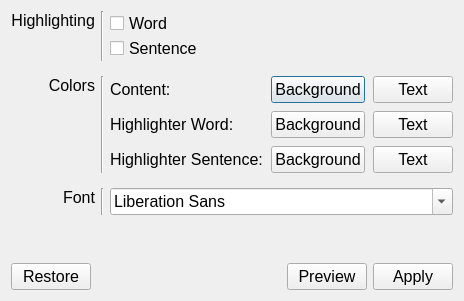
<?xml version="1.0" encoding="UTF-8"?>
<ui version="4.0">
 <class>ColorSettings</class>
 <widget class="QDialog" name="ColorSettings">
  <property name="geometry">
   <rect>
    <x>0</x>
    <y>0</y>
    <width>463</width>
    <height>301</height>
   </rect>
  </property>
  <property name="font">
   <font>
    <pointsize>12</pointsize>
   </font>
  </property>
  <property name="windowTitle">
   <string>Highlighting, Colors, and Fonts</string>
  </property>
  <layout class="QVBoxLayout" name="verticalLayout_2">
   <item>
    <layout class="QGridLayout" name="gridLayout_3" rowstretch="0,0,0">
     <property name="verticalSpacing">
      <number>15</number>
     </property>
     <item row="2" column="0">
      <widget class="QLabel" name="label_9">
       <property name="text">
        <string>Font</string>
       </property>
       <property name="alignment">
        <set>Qt::AlignRight|Qt::AlignTop|Qt::AlignTrailing</set>
       </property>
      </widget>
     </item>
     <item row="2" column="1">
      <widget class="Line" name="line_5">
       <property name="orientation">
        <enum>Qt::Vertical</enum>
       </property>
      </widget>
     </item>
     <item row="1" column="0">
      <widget class="QLabel" name="label_7">
       <property name="text">
        <string>Colors</string>
       </property>
       <property name="alignment">
        <set>Qt::AlignRight|Qt::AlignTop|Qt::AlignTrailing</set>
       </property>
      </widget>
     </item>
     <item row="1" column="2">
      <layout class="QFormLayout" name="formLayout">
       <property name="fieldGrowthPolicy">
        <enum>QFormLayout::AllNonFixedFieldsGrow</enum>
       </property>
       <property name="horizontalSpacing">
        <number>8</number>
       </property>
       <property name="verticalSpacing">
        <number>8</number>
       </property>
       <item row="0" column="0">
        <widget class="QLabel" name="label_6">
         <property name="text">
          <string>Content:</string>
         </property>
        </widget>
       </item>
       <item row="0" column="1">
        <layout class="QHBoxLayout" name="horizontalLayout_3">
         <item>
          <widget class="QPushButton" name="contentBackgroundButton">
           <property name="text">
            <string>Background</string>
           </property>
          </widget>
         </item>
         <item>
          <widget class="QPushButton" name="contentTextButton">
           <property name="text">
            <string>Text</string>
           </property>
          </widget>
         </item>
         <item>
          <spacer name="horizontalSpacer_3">
           <property name="orientation">
            <enum>Qt::Horizontal</enum>
           </property>
           <property name="sizeHint" stdset="0">
            <size>
             <width>40</width>
             <height>20</height>
            </size>
           </property>
          </spacer>
         </item>
        </layout>
       </item>
       <item row="1" column="0">
        <widget class="QLabel" name="label_4">
         <property name="text">
          <string>Highlighter Word:</string>
         </property>
        </widget>
       </item>
       <item row="1" column="1">
        <layout class="QHBoxLayout" name="horizontalLayout_4">
         <item>
          <widget class="QPushButton" name="highlighterBackgroundButton">
           <property name="text">
            <string>Background</string>
           </property>
          </widget>
         </item>
         <item>
          <widget class="QPushButton" name="highlighterTextButton">
           <property name="text">
            <string>Text</string>
           </property>
          </widget>
         </item>
         <item>
          <spacer name="horizontalSpacer_2">
           <property name="orientation">
            <enum>Qt::Horizontal</enum>
           </property>
           <property name="sizeHint" stdset="0">
            <size>
             <width>40</width>
             <height>20</height>
            </size>
           </property>
          </spacer>
         </item>
        </layout>
       </item>
       <item row="2" column="0">
        <widget class="QLabel" name="label_5">
         <property name="text">
          <string>Highlighter Sentence:</string>
         </property>
        </widget>
       </item>
       <item row="2" column="1">
        <layout class="QHBoxLayout" name="horizontalLayout_5">
         <item>
          <widget class="QPushButton" name="highlighterLineBackgroundButton">
           <property name="text">
            <string>Background</string>
           </property>
          </widget>
         </item>
         <item>
          <widget class="QPushButton" name="highlighterLineTextButton">
           <property name="text">
            <string>Text</string>
           </property>
          </widget>
         </item>
         <item>
          <spacer name="horizontalSpacer_4">
           <property name="orientation">
            <enum>Qt::Horizontal</enum>
           </property>
           <property name="sizeHint" stdset="0">
            <size>
             <width>40</width>
             <height>20</height>
            </size>
           </property>
          </spacer>
         </item>
        </layout>
       </item>
      </layout>
     </item>
     <item row="1" column="1">
      <widget class="Line" name="line_4">
       <property name="orientation">
        <enum>Qt::Vertical</enum>
       </property>
      </widget>
     </item>
     <item row="0" column="1">
      <widget class="Line" name="line_3">
       <property name="orientation">
        <enum>Qt::Vertical</enum>
       </property>
      </widget>
     </item>
     <item row="0" column="0">
      <widget class="QLabel" name="label_8">
       <property name="text">
        <string>Highlighting</string>
       </property>
       <property name="alignment">
        <set>Qt::AlignRight|Qt::AlignTop|Qt::AlignTrailing</set>
       </property>
      </widget>
     </item>
     <item row="2" column="2">
      <widget class="QFontComboBox" name="fontComboBox"/>
     </item>
     <item row="0" column="2">
      <layout class="QVBoxLayout" name="verticalLayout">
       <item>
        <widget class="QCheckBox" name="enableHTextCheckBox">
         <property name="text">
          <string>Word</string>
         </property>
        </widget>
       </item>
       <item>
        <widget class="QCheckBox" name="enableHLineCheckBox">
         <property name="text">
          <string>Sentence</string>
         </property>
        </widget>
       </item>
      </layout>
     </item>
    </layout>
   </item>
   <item>
    <spacer name="verticalSpacer">
     <property name="orientation">
      <enum>Qt::Vertical</enum>
     </property>
     <property name="sizeHint" stdset="0">
      <size>
       <width>20</width>
       <height>40</height>
      </size>
     </property>
    </spacer>
   </item>
   <item>
    <layout class="QHBoxLayout" name="horizontalLayout">
     <item>
      <widget class="QPushButton" name="restoreButton">
       <property name="toolTip">
        <string>Restores settings to what they were when you opened the window</string>
       </property>
       <property name="text">
        <string>Restore</string>
       </property>
      </widget>
     </item>
     <item>
      <spacer name="horizontalSpacer">
       <property name="orientation">
        <enum>Qt::Horizontal</enum>
       </property>
       <property name="sizeHint" stdset="0">
        <size>
         <width>40</width>
         <height>20</height>
        </size>
       </property>
      </spacer>
     </item>
     <item>
      <widget class="QPushButton" name="previewButton">
       <property name="text">
        <string>Preview</string>
       </property>
      </widget>
     </item>
     <item>
      <widget class="QPushButton" name="applyButton">
       <property name="toolTip">
        <string>Apply new speech settings</string>
       </property>
       <property name="text">
        <string>Apply</string>
       </property>
       <property name="iconSize">
        <size>
         <width>50</width>
         <height>50</height>
        </size>
       </property>
      </widget>
     </item>
    </layout>
   </item>
  </layout>
 </widget>
 <tabstops>
  <tabstop>enableHTextCheckBox</tabstop>
  <tabstop>enableHLineCheckBox</tabstop>
  <tabstop>contentBackgroundButton</tabstop>
  <tabstop>contentTextButton</tabstop>
  <tabstop>highlighterBackgroundButton</tabstop>
  <tabstop>highlighterTextButton</tabstop>
  <tabstop>highlighterLineBackgroundButton</tabstop>
  <tabstop>highlighterLineTextButton</tabstop>
  <tabstop>fontComboBox</tabstop>
  <tabstop>restoreButton</tabstop>
  <tabstop>previewButton</tabstop>
  <tabstop>applyButton</tabstop>
 </tabstops>
 <resources/>
 <connections/>
</ui>
